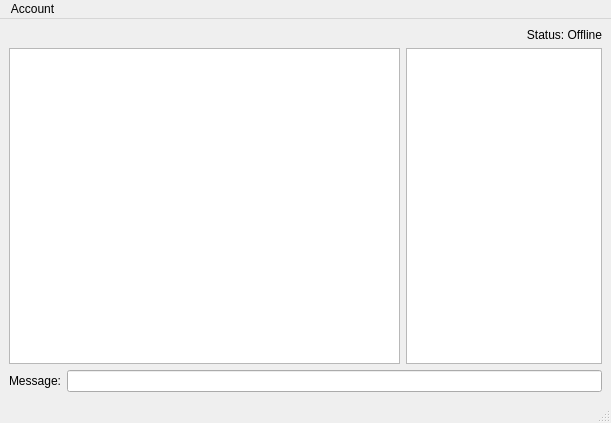
<?xml version="1.0" encoding="UTF-8"?>
<ui version="4.0">
 <class>MainWindow</class>
 <widget class="QMainWindow" name="MainWindow">
  <property name="geometry">
   <rect>
    <x>0</x>
    <y>0</y>
    <width>611</width>
    <height>423</height>
   </rect>
  </property>
  <property name="windowTitle">
   <string>LinkUp</string>
  </property>
  <widget class="QWidget" name="centralwidget">
   <layout class="QVBoxLayout" name="verticalLayout">
    <item>
     <widget class="QLabel" name="label_2">
      <property name="layoutDirection">
       <enum>Qt::LayoutDirection::LeftToRight</enum>
      </property>
      <property name="text">
       <string>Status: Offline</string>
      </property>
      <property name="alignment">
       <set>Qt::AlignmentFlag::AlignRight|Qt::AlignmentFlag::AlignTrailing|Qt::AlignmentFlag::AlignVCenter</set>
      </property>
     </widget>
    </item>
    <item>
     <layout class="QHBoxLayout" name="horizontalLayout_2" stretch="4,2">
      <item>
       <widget class="QTextEdit" name="textEdit">
        <property name="readOnly">
         <bool>true</bool>
        </property>
       </widget>
      </item>
      <item>
       <widget class="QListWidget" name="listWidget">
        <property name="enabled">
         <bool>true</bool>
        </property>
       </widget>
      </item>
     </layout>
    </item>
    <item>
     <layout class="QHBoxLayout" name="horizontalLayout">
      <item>
       <widget class="QLabel" name="label">
        <property name="text">
         <string>Message:</string>
        </property>
       </widget>
      </item>
      <item>
       <widget class="QLineEdit" name="lineEdit">
        <property name="maxLength">
         <number>255</number>
        </property>
       </widget>
      </item>
     </layout>
    </item>
   </layout>
  </widget>
  <widget class="QMenuBar" name="menubar">
   <property name="geometry">
    <rect>
     <x>0</x>
     <y>0</y>
     <width>611</width>
     <height>21</height>
    </rect>
   </property>
   <widget class="QMenu" name="menuKonto">
    <property name="title">
     <string>Account</string>
    </property>
    <addaction name="actionSign_in"/>
    <addaction name="actionSign_up"/>
    <addaction name="actionLog_out"/>
    <addaction name="actionAbout_me"/>
   </widget>
   <addaction name="menuKonto"/>
  </widget>
  <widget class="QStatusBar" name="statusbar"/>
  <action name="actionSign_in">
   <property name="text">
    <string>Sign in</string>
   </property>
  </action>
  <action name="actionSign_up">
   <property name="text">
    <string>Sign up</string>
   </property>
  </action>
  <action name="actionLog_out">
   <property name="text">
    <string>Log out</string>
   </property>
  </action>
  <action name="actionAbout_me">
   <property name="text">
    <string>About me</string>
   </property>
  </action>
 </widget>
 <resources/>
 <connections/>
</ui>
